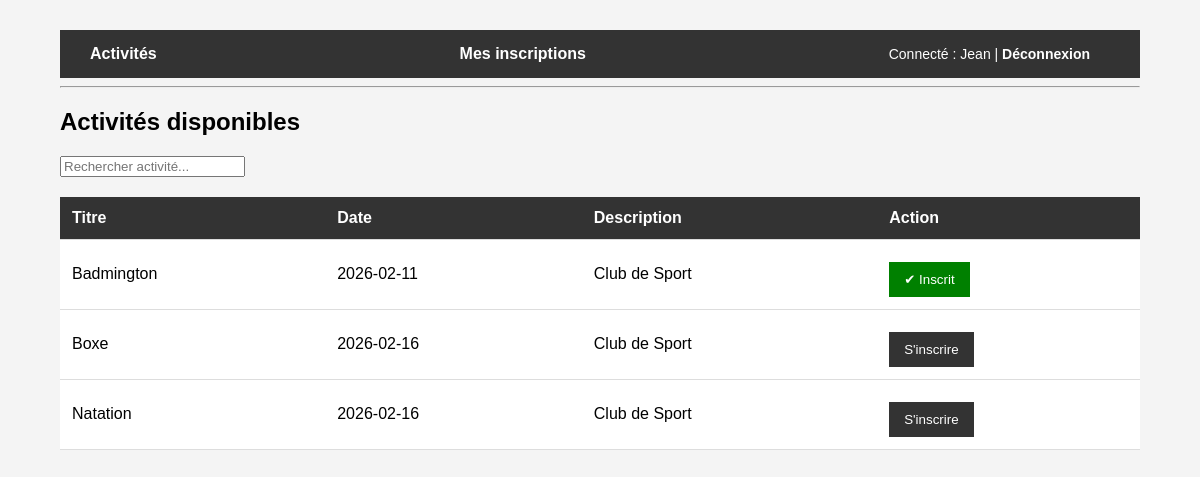
The page /association/activites_public.php (signed in) on the database its author committed.
### tables this page shows
CREATE TABLE `activite` (
  `id` int(11) NOT NULL,
  `titre` varchar(150) NOT NULL,
  `description` text DEFAULT NULL,
  `date_activite` date NOT NULL
);

### association/activites_public.php (the view, shortened to what this page needs)
<?php
require "config.php";
$activites = $pdo->query("
    SELECT * FROM activite ORDER BY date_activite
")->fetchAll(PDO::FETCH_ASSOC);
$stmt = $pdo->prepare("
    SELECT id_activite
    FROM membre_activite
    WHERE id_membre = ?
");
$stmt->execute([$_SESSION["user_id"]]);
$inscriptions = $stmt->fetchAll(PDO::FETCH_COLUMN);
require "header.php";
?>
<h2>Activités disponibles</h2>
<input type="text" id="searchUser" placeholder="Rechercher activité...">
<table>
<tr>
    <th>Titre</th>
    <th>Date</th>
    <th>Description</th>
    <th>Action</th>
</tr>
<tbody>
<?php foreach ($activites as $a): ?>
<tr>
    <td><?= htmlspecialchars($a["titre"]) ?></td>
    <td><?= htmlspecialchars($a["date_activite"]) ?></td>
     <td><?= htmlspecialchars($a["description"]) ?></td>
    <td>
        <?php if (in_array($a["id"], $inscriptions)): ?>
    <button class="btn-inscrit" disabled>
        ✔ Inscrit
    </button>
<?php else: ?>
    <form method="post" onsubmit="return confirmerInscription()">
    <button type="submit" onclick="return confirm('Tu veux t’inscrire ?')">
    S'inscrire
</button>
</form>
<?php endif; ?>
    </td>
</tr>
<?php endforeach; ?>
 </tbody>
</table>
<?php require "footer.php"; ?>

### association/style.css (style rules this page uses)
body { font-family: Arial, sans-serif; margin: 0; background-color: #f4f4f4; }
table { width: 100%; border-collapse: collapse; margin-top: 20px; background: white; }
th, td { padding: 12px; border-bottom: 1px solid #ddd; text-align: left; }
th { background-color: #333; color: white; }
button { background-color: #333; color: white; border: none; padding: 10px 15px; cursor: pointer; margin-top: 10px; }
.btn-inscrit { background-color: green !important; color: white !important; }

### rows shown on the page
activite: titre "Badmington", date_activite "2026-02-11", description "Club de Sport", shows "✔ Inscrit"
activite: titre "Boxe", date_activite "2026-02-16", description "Club de Sport"
activite: titre "Natation", date_activite "2026-02-16", description "Club de Sport"

### other values the page prints
$_SESSION["prenom"] "Jean"
